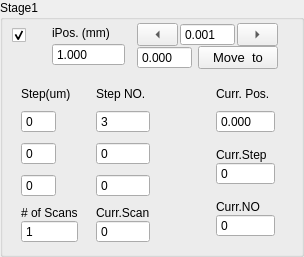
             <widget class="QGroupBox" name="stage1Group">
              <property name="sizePolicy">
               <sizepolicy hsizetype="Expanding" vsizetype="Expanding">
                <horstretch>0</horstretch>
                <verstretch>0</verstretch>
               </sizepolicy>
              </property>
              <property name="title">
               <string>Stage1</string>
              </property>
              <layout class="QFormLayout" name="formLayout_3">
               <property name="leftMargin">
                <number>9</number>
               </property>
               <property name="topMargin">
                <number>3</number>
               </property>
               <item row="0" column="0" colspan="2">
                <layout class="QHBoxLayout" name="horizontalLayout_2" stretch="1,3,0,0">
                 <property name="spacing">
                  <number>0</number>
                 </property>
                 <item>
                  <layout class="QVBoxLayout" name="verticalLayout_68">
                   <item>
                    <widget class="QCheckBox" name="activeStage1">
                     <property name="sizePolicy">
                      <sizepolicy hsizetype="Expanding" vsizetype="Fixed">
                       <horstretch>0</horstretch>
                       <verstretch>0</verstretch>
                      </sizepolicy>
                     </property>
                     <property name="toolTip">
                      <string>Active Instrument?</string>
                     </property>
                     <property name="text">
                      <string/>
                     </property>
                     <property name="checked">
                      <bool>true</bool>
                     </property>
                     <property name="mytype" stdset="0">
                      <string>checkbox</string>
                     </property>
                    </widget>
                   </item>
                   <item>
                    <spacer name="horizontalSpacer_5">
                     <property name="orientation">
                      <enum>Qt::Orientation::Horizontal</enum>
                     </property>
                     <property name="sizeType">
                      <enum>QSizePolicy::Policy::Fixed</enum>
                     </property>
                     <property name="sizeHint" stdset="0">
                      <size>
                       <width>20</width>
                       <height>20</height>
                      </size>
                     </property>
                    </spacer>
                   </item>
                  </layout>
                 </item>
                 <item>
                  <layout class="QVBoxLayout" name="verticalLayout_43">
                   <property name="spacing">
                    <number>0</number>
                   </property>
                   <property name="leftMargin">
                    <number>12</number>
                   </property>
                   <property name="topMargin">
                    <number>0</number>
                   </property>
                   <item>
                    <widget class="QLabel" name="label_23">
                     <property name="sizePolicy">
                      <sizepolicy hsizetype="Expanding" vsizetype="Fixed">
                       <horstretch>0</horstretch>
                       <verstretch>0</verstretch>
                      </sizepolicy>
                     </property>
                     <property name="maximumSize">
                      <size>
                       <width>16777215</width>
                       <height>16777215</height>
                      </size>
                     </property>
                     <property name="text">
                      <string>iPos. (mm)</string>
                     </property>
                     <property name="mytype" stdset="0">
                      <string>label</string>
                     </property>
                    </widget>
                   </item>
                   <item>
                    <widget class="QDoubleSpinBox" name="iPos1">
                     <property name="sizePolicy">
                      <sizepolicy hsizetype="Expanding" vsizetype="Fixed">
                       <horstretch>0</horstretch>
                       <verstretch>0</verstretch>
                      </sizepolicy>
                     </property>
                     <property name="maximumSize">
                      <size>
                       <width>16777215</width>
                       <height>16777215</height>
                      </size>
                     </property>
                     <property name="buttonSymbols">
                      <enum>QAbstractSpinBox::ButtonSymbols::NoButtons</enum>
                     </property>
                     <property name="decimals">
                      <number>3</number>
                     </property>
                     <property name="maximum">
                      <double>220.000000000000000</double>
                     </property>
                     <property name="value">
                      <double>1.000000000000000</double>
                     </property>
                    </widget>
                   </item>
                  </layout>
                 </item>
                 <item>
                  <widget class="QWidget" name="widget_2" native="true"/>
                 </item>
                 <item>
                  <layout class="QVBoxLayout" name="verticalLayout_54">
                   <property name="spacing">
                    <number>0</number>
                   </property>
                   <property name="leftMargin">
                    <number>12</number>
                   </property>
                   <property name="rightMargin">
                    <number>12</number>
                   </property>
                   <item>
                    <layout class="QHBoxLayout" name="horizontalLayout_20">
                     <property name="spacing">
                      <number>2</number>
                     </property>
                     <item>
                      <widget class="QToolButton" name="stage1JogL">
                       <property name="sizePolicy">
                        <sizepolicy hsizetype="Expanding" vsizetype="Fixed">
                         <horstretch>0</horstretch>
                         <verstretch>0</verstretch>
                        </sizepolicy>
                       </property>
                       <property name="minimumSize">
                        <size>
                         <width>0</width>
                         <height>0</height>
                        </size>
                       </property>
                       <property name="maximumSize">
                        <size>
                         <width>16777215</width>
                         <height>16777215</height>
                        </size>
                       </property>
                       <property name="text">
                        <string>...</string>
                       </property>
                       <property name="toolButtonStyle">
                        <enum>Qt::ToolButtonStyle::ToolButtonIconOnly</enum>
                       </property>
                       <property name="arrowType">
                        <enum>Qt::ArrowType::LeftArrow</enum>
                       </property>
                       <property name="mytype" stdset="0">
                        <string>arrowbutton</string>
                       </property>
                      </widget>
                     </item>
                     <item>
                      <widget class="QDoubleSpinBox" name="stage1JogStep">
                       <property name="sizePolicy">
                        <sizepolicy hsizetype="Expanding" vsizetype="Fixed">
                         <horstretch>0</horstretch>
                         <verstretch>0</verstretch>
                        </sizepolicy>
                       </property>
                       <property name="maximumSize">
                        <size>
                         <width>16777215</width>
                         <height>16777215</height>
                        </size>
                       </property>
                       <property name="buttonSymbols">
                        <enum>QAbstractSpinBox::ButtonSymbols::NoButtons</enum>
                       </property>
                       <property name="decimals">
                        <number>3</number>
                       </property>
                       <property name="minimum">
                        <double>-50.000000000000000</double>
                       </property>
                       <property name="maximum">
                        <double>210.000000000000000</double>
                       </property>
                       <property name="value">
                        <double>0.001000000000000</double>
                       </property>
                      </widget>
                     </item>
                     <item>
                      <widget class="QToolButton" name="stage1JogR">
                       <property name="sizePolicy">
                        <sizepolicy hsizetype="Expanding" vsizetype="Fixed">
                         <horstretch>0</horstretch>
                         <verstretch>0</verstretch>
                        </sizepolicy>
                       </property>
                       <property name="minimumSize">
                        <size>
                         <width>0</width>
                         <height>0</height>
                        </size>
                       </property>
                       <property name="maximumSize">
                        <size>
                         <width>16777215</width>
                         <height>16777215</height>
                        </size>
                       </property>
                       <property name="text">
                        <string>...</string>
                       </property>
                       <property name="arrowType">
                        <enum>Qt::ArrowType::RightArrow</enum>
                       </property>
                       <property name="mytype" stdset="0">
                        <string>arrowbutton</string>
                       </property>
                      </widget>
                     </item>
                    </layout>
                   </item>
                   <item>
                    <layout class="QHBoxLayout" name="horizontalLayout_7">
                     <property name="spacing">
                      <number>6</number>
                     </property>
                     <property name="leftMargin">
                      <number>0</number>
                     </property>
                     <item>
                      <widget class="QDoubleSpinBox" name="stage1SetPos">
                       <property name="sizePolicy">
                        <sizepolicy hsizetype="Expanding" vsizetype="Fixed">
                         <horstretch>0</horstretch>
                         <verstretch>0</verstretch>
                        </sizepolicy>
                       </property>
                       <property name="maximumSize">
                        <size>
                         <width>16777215</width>
                         <height>16777215</height>
                        </size>
                       </property>
                       <property name="buttonSymbols">
                        <enum>QAbstractSpinBox::ButtonSymbols::NoButtons</enum>
                       </property>
                       <property name="decimals">
                        <number>3</number>
                       </property>
                       <property name="minimum">
                        <double>-50.000000000000000</double>
                       </property>
                       <property name="maximum">
                        <double>210.000000000000000</double>
                       </property>
                      </widget>
                     </item>
                     <item>
                      <widget class="QPushButton" name="stage1MoveTo">
                       <property name="sizePolicy">
                        <sizepolicy hsizetype="Expanding" vsizetype="Fixed">
                         <horstretch>0</horstretch>
                         <verstretch>0</verstretch>
                        </sizepolicy>
                       </property>
                       <property name="maximumSize">
                        <size>
                         <width>16777215</width>
                         <height>16777215</height>
                        </size>
                       </property>
                       <property name="font">
                        <font>
                         <pointsize>10</pointsize>
                        </font>
                       </property>
                       <property name="text">
                        <string>Move  to</string>
                       </property>
                      </widget>
                     </item>
                    </layout>
                   </item>
                  </layout>
                 </item>
                </layout>
               </item>
               <item row="1" column="0">
                <layout class="QFormLayout" name="formLayout_2">
                 <property name="horizontalSpacing">
                  <number>18</number>
                 </property>
                 <property name="verticalSpacing">
                  <number>9</number>
                 </property>
                 <property name="leftMargin">
                  <number>9</number>
                 </property>
                 <property name="topMargin">
                  <number>12</number>
                 </property>
                 <item row="0" column="0">
                  <widget class="QLabel" name="label_24">
                   <property name="sizePolicy">
                    <sizepolicy hsizetype="Expanding" vsizetype="Fixed">
                     <horstretch>2</horstretch>
                     <verstretch>0</verstretch>
                    </sizepolicy>
                   </property>
                   <property name="maximumSize">
                    <size>
                     <width>16777215</width>
                     <height>16777215</height>
                    </size>
                   </property>
                   <property name="text">
                    <string>Step(um)</string>
                   </property>
                   <property name="mytype" stdset="0">
                    <string>label</string>
                   </property>
                  </widget>
                 </item>
                 <item row="0" column="1">
                  <widget class="QLabel" name="label_25">
                   <property name="sizePolicy">
                    <sizepolicy hsizetype="Expanding" vsizetype="Fixed">
                     <horstretch>1</horstretch>
                     <verstretch>0</verstretch>
                    </sizepolicy>
                   </property>
                   <property name="maximumSize">
                    <size>
                     <width>16777215</width>
                     <height>16777215</height>
                    </size>
                   </property>
                   <property name="text">
                    <string>Step NO.</string>
                   </property>
                   <property name="mytype" stdset="0">
                    <string>label</string>
                   </property>
                  </widget>
                 </item>
                 <item row="1" column="0">
                  <widget class="QSpinBox" name="stage1Step1">
                   <property name="sizePolicy">
                    <sizepolicy hsizetype="Expanding" vsizetype="Fixed">
                     <horstretch>0</horstretch>
                     <verstretch>0</verstretch>
                    </sizepolicy>
                   </property>
                   <property name="maximumSize">
                    <size>
                     <width>16777215</width>
                     <height>16777215</height>
                    </size>
                   </property>
                   <property name="buttonSymbols">
                    <enum>QAbstractSpinBox::ButtonSymbols::NoButtons</enum>
                   </property>
                   <property name="minimum">
                    <number>-100</number>
                   </property>
                  </widget>
                 </item>
                 <item row="1" column="1">
                  <widget class="QSpinBox" name="stage1Step1NO">
                   <property name="sizePolicy">
                    <sizepolicy hsizetype="Expanding" vsizetype="Fixed">
                     <horstretch>0</horstretch>
                     <verstretch>0</verstretch>
                    </sizepolicy>
                   </property>
                   <property name="maximumSize">
                    <size>
                     <width>16777215</width>
                     <height>16777215</height>
                    </size>
                   </property>
                   <property name="buttonSymbols">
                    <enum>QAbstractSpinBox::ButtonSymbols::NoButtons</enum>
                   </property>
                   <property name="maximum">
                    <number>10000</number>
                   </property>
                   <property name="value">
                    <number>3</number>
                   </property>
                   <property name="mytype" stdset="0">
                    <string>intNO</string>
                   </property>
                  </widget>
                 </item>
                 <item row="2" column="0">
                  <widget class="QSpinBox" name="stage1Step2">
                   <property name="sizePolicy">
                    <sizepolicy hsizetype="Expanding" vsizetype="Fixed">
                     <horstretch>0</horstretch>
                     <verstretch>0</verstretch>
                    </sizepolicy>
                   </property>
                   <property name="maximumSize">
                    <size>
                     <width>16777215</width>
                     <height>16777215</height>
                    </size>
                   </property>
                   <property name="buttonSymbols">
                    <enum>QAbstractSpinBox::ButtonSymbols::NoButtons</enum>
                   </property>
                   <property name="minimum">
                    <number>-100</number>
                   </property>
                  </widget>
                 </item>
                 <item row="2" column="1">
                  <widget class="QSpinBox" name="stage1Step2NO">
                   <property name="sizePolicy">
                    <sizepolicy hsizetype="Expanding" vsizetype="Fixed">
                     <horstretch>0</horstretch>
                     <verstretch>0</verstretch>
                    </sizepolicy>
                   </property>
                   <property name="maximumSize">
                    <size>
                     <width>16777215</width>
                     <height>16777215</height>
                    </size>
                   </property>
                   <property name="buttonSymbols">
                    <enum>QAbstractSpinBox::ButtonSymbols::NoButtons</enum>
                   </property>
                   <property name="maximum">
                    <number>10000</number>
                   </property>
                   <property name="value">
                    <number>0</number>
                   </property>
                   <property name="mytype" stdset="0">
                    <string>intNO</string>
                   </property>
                  </widget>
                 </item>
                 <item row="3" column="0">
                  <widget class="QSpinBox" name="stage1Step3">
                   <property name="sizePolicy">
                    <sizepolicy hsizetype="Expanding" vsizetype="Fixed">
                     <horstretch>0</horstretch>
                     <verstretch>0</verstretch>
                    </sizepolicy>
                   </property>
                   <property name="maximumSize">
                    <size>
                     <width>16777215</width>
                     <height>16777215</height>
                    </size>
                   </property>
                   <property name="buttonSymbols">
                    <enum>QAbstractSpinBox::ButtonSymbols::NoButtons</enum>
                   </property>
                   <property name="minimum">
                    <number>-100</number>
                   </property>
                  </widget>
                 </item>
                 <item row="3" column="1">
                  <widget class="QSpinBox" name="stage1Step3NO">
                   <property name="sizePolicy">
                    <sizepolicy hsizetype="Expanding" vsizetype="Fixed">
                     <horstretch>0</horstretch>
                     <verstretch>0</verstretch>
                    </sizepolicy>
                   </property>
                   <property name="maximumSize">
                    <size>
                     <width>16777215</width>
                     <height>16777215</height>
                    </size>
                   </property>
                   <property name="buttonSymbols">
                    <enum>QAbstractSpinBox::ButtonSymbols::NoButtons</enum>
                   </property>
                   <property name="maximum">
                    <number>10000</number>
                   </property>
                   <property name="value">
                    <number>0</number>
                   </property>
                   <property name="mytype" stdset="0">
                    <string>intNO</string>
                   </property>
                  </widget>
                 </item>
                 <item row="4" column="0">
                  <layout class="QVBoxLayout" name="verticalLayout_14">
                   <property name="spacing">
                    <number>0</number>
                   </property>
                   <item>
                    <widget class="QLabel" name="label_26">
                     <property name="sizePolicy">
                      <sizepolicy hsizetype="Expanding" vsizetype="Fixed">
                       <horstretch>0</horstretch>
                       <verstretch>0</verstretch>
                      </sizepolicy>
                     </property>
                     <property name="maximumSize">
                      <size>
                       <width>16777215</width>
                       <height>16777215</height>
                      </size>
                     </property>
                     <property name="text">
                      <string># of Scans</string>
                     </property>
                     <property name="mytype" stdset="0">
                      <string>label</string>
                     </property>
                    </widget>
                   </item>
                   <item>
                    <widget class="QSpinBox" name="scanRepNO1">
                     <property name="sizePolicy">
                      <sizepolicy hsizetype="Expanding" vsizetype="Fixed">
                       <horstretch>0</horstretch>
                       <verstretch>0</verstretch>
                      </sizepolicy>
                     </property>
                     <property name="maximumSize">
                      <size>
                       <width>16777215</width>
                       <height>16777215</height>
                      </size>
                     </property>
                     <property name="buttonSymbols">
                      <enum>QAbstractSpinBox::ButtonSymbols::NoButtons</enum>
                     </property>
                     <property name="minimum">
                      <number>1</number>
                     </property>
                     <property name="mytype" stdset="0">
                      <string>intNO</string>
                     </property>
                    </widget>
                   </item>
                  </layout>
                 </item>
                 <item row="4" column="1">
                  <layout class="QVBoxLayout" name="verticalLayout_15">
                   <property name="spacing">
                    <number>0</number>
                   </property>
                   <item>
                    <widget class="QLabel" name="label_11">
                     <property name="sizePolicy">
                      <sizepolicy hsizetype="Expanding" vsizetype="Fixed">
                       <horstretch>0</horstretch>
                       <verstretch>0</verstretch>
                      </sizepolicy>
                     </property>
                     <property name="maximumSize">
                      <size>
                       <width>16777215</width>
                       <height>16777215</height>
                      </size>
                     </property>
                     <property name="text">
                      <string>Curr.Scan</string>
                     </property>
                     <property name="mytype" stdset="0">
                      <string>label</string>
                     </property>
                    </widget>
                   </item>
                   <item>
                    <widget class="QSpinBox" name="stage1CurrScan">
                     <property name="sizePolicy">
                      <sizepolicy hsizetype="Expanding" vsizetype="Fixed">
                       <horstretch>0</horstretch>
                       <verstretch>0</verstretch>
                      </sizepolicy>
                     </property>
                     <property name="maximumSize">
                      <size>
                       <width>16777215</width>
                       <height>16777215</height>
                      </size>
                     </property>
                     <property name="buttonSymbols">
                      <enum>QAbstractSpinBox::ButtonSymbols::NoButtons</enum>
                     </property>
                     <property name="mytype" stdset="0">
                      <string>intNO</string>
                     </property>
                    </widget>
                   </item>
                  </layout>
                 </item>
                </layout>
               </item>
               <item row="1" column="1">
                <layout class="QVBoxLayout" name="verticalLayout_51">
                 <property name="spacing">
                  <number>15</number>
                 </property>
                 <property name="leftMargin">
                  <number>60</number>
                 </property>
                 <property name="topMargin">
                  <number>12</number>
                 </property>
                 <property name="rightMargin">
                  <number>15</number>
                 </property>
                 <item>
                  <layout class="QVBoxLayout" name="verticalLayout_19">
                   <property name="spacing">
                    <number>9</number>
                   </property>
                   <item>
                    <widget class="QLabel" name="label_3">
                     <property name="sizePolicy">
                      <sizepolicy hsizetype="Expanding" vsizetype="Fixed">
                       <horstretch>0</horstretch>
                       <verstretch>0</verstretch>
                      </sizepolicy>
                     </property>
                     <property name="maximumSize">
                      <size>
                       <width>16777215</width>
                       <height>16777215</height>
                      </size>
                     </property>
                     <property name="text">
                      <string>Curr. Pos.</string>
                     </property>
                     <property name="mytype" stdset="0">
                      <string>label</string>
                     </property>
                    </widget>
                   </item>
                   <item>
                    <widget class="QDoubleSpinBox" name="stage1CurrPos">
                     <property name="sizePolicy">
                      <sizepolicy hsizetype="Expanding" vsizetype="Fixed">
                       <horstretch>0</horstretch>
                       <verstretch>0</verstretch>
                      </sizepolicy>
                     </property>
                     <property name="maximumSize">
                      <size>
                       <width>16777215</width>
                       <height>16777215</height>
                      </size>
                     </property>
                     <property name="buttonSymbols">
                      <enum>QAbstractSpinBox::ButtonSymbols::NoButtons</enum>
                     </property>
                     <property name="decimals">
                      <number>3</number>
                     </property>
                     <property name="minimum">
                      <double>-210.000000000000000</double>
                     </property>
                     <property name="maximum">
                      <double>210.000000000000000</double>
                     </property>
                    </widget>
                   </item>
                  </layout>
                 </item>
                 <item>
                  <layout class="QVBoxLayout" name="verticalLayout_18">
                   <property name="spacing">
                    <number>0</number>
                   </property>
                   <item>
                    <widget class="QLabel" name="label_12">
                     <property name="sizePolicy">
                      <sizepolicy hsizetype="Expanding" vsizetype="Fixed">
                       <horstretch>0</horstretch>
                       <verstretch>0</verstretch>
                      </sizepolicy>
                     </property>
                     <property name="maximumSize">
                      <size>
                       <width>16777215</width>
                       <height>16777215</height>
                      </size>
                     </property>
                     <property name="text">
                      <string>Curr.Step</string>
                     </property>
                     <property name="mytype" stdset="0">
                      <string>label</string>
                     </property>
                    </widget>
                   </item>
                   <item>
                    <widget class="QSpinBox" name="stage1CurrStep">
                     <property name="sizePolicy">
                      <sizepolicy hsizetype="Expanding" vsizetype="Fixed">
                       <horstretch>0</horstretch>
                       <verstretch>0</verstretch>
                      </sizepolicy>
                     </property>
                     <property name="maximumSize">
                      <size>
                       <width>16777215</width>
                       <height>16777215</height>
                      </size>
                     </property>
                     <property name="buttonSymbols">
                      <enum>QAbstractSpinBox::ButtonSymbols::NoButtons</enum>
                     </property>
                     <property name="maximum">
                      <number>10000</number>
                     </property>
                     <property name="mytype" stdset="0">
                      <string>intNO</string>
                     </property>
                    </widget>
                   </item>
                  </layout>
                 </item>
                 <item>
                  <layout class="QVBoxLayout" name="verticalLayout_17">
                   <property name="spacing">
                    <number>0</number>
                   </property>
                   <item>
                    <widget class="QLabel" name="label_37">
                     <property name="sizePolicy">
                      <sizepolicy hsizetype="Expanding" vsizetype="Fixed">
                       <horstretch>0</horstretch>
                       <verstretch>0</verstretch>
                      </sizepolicy>
                     </property>
                     <property name="maximumSize">
                      <size>
                       <width>16777215</width>
                       <height>16777215</height>
                      </size>
                     </property>
                     <property name="text">
                      <string>Curr.NO</string>
                     </property>
                     <property name="mytype" stdset="0">
                      <string>label</string>
                     </property>
                    </widget>
                   </item>
                   <item>
                    <widget class="QSpinBox" name="stage1CurrStepNO">
                     <property name="sizePolicy">
                      <sizepolicy hsizetype="Expanding" vsizetype="Fixed">
                       <horstretch>0</horstretch>
                       <verstretch>0</verstretch>
                      </sizepolicy>
                     </property>
                     <property name="maximumSize">
                      <size>
                       <width>16777215</width>
                       <height>16777215</height>
                      </size>
                     </property>
                     <property name="buttonSymbols">
                      <enum>QAbstractSpinBox::ButtonSymbols::NoButtons</enum>
                     </property>
                     <property name="mytype" stdset="0">
                      <string>intNO</string>
                     </property>
                    </widget>
                   </item>
                  </layout>
                 </item>
                </layout>
               </item>
              </layout>
             </widget>
